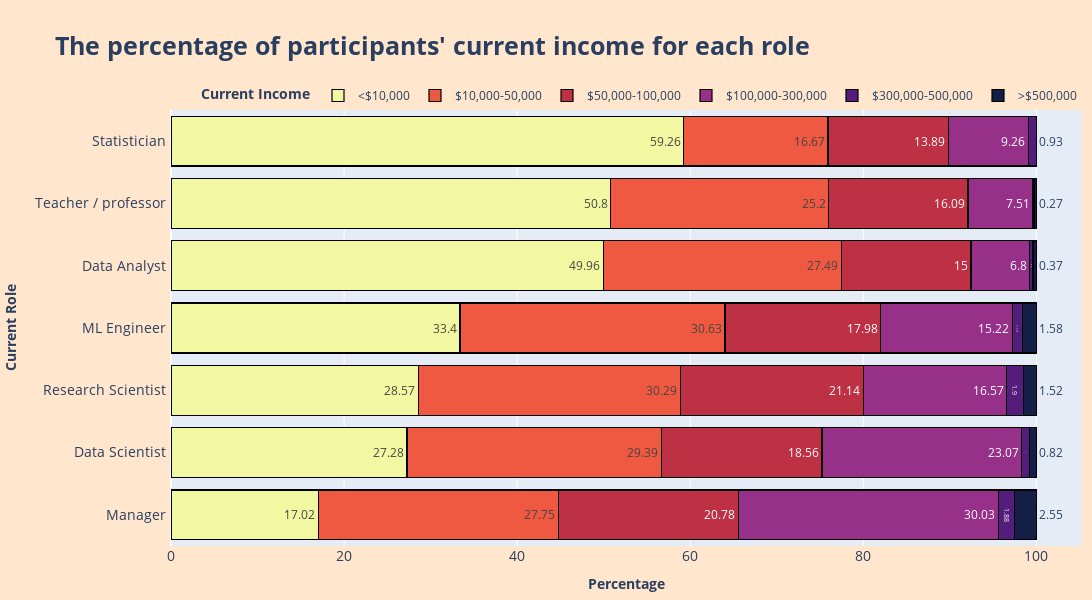

The notebook cell this image was saved under:
### Markdown cell above
Finally, make a visualization for a clearly view of the distribution. In this case, I will use stacked bar chart to show the distribution of income range for each data role.

### Code cell
fig = px.bar(filtered_role_income_df, 
            y = 'Current role', 
            x = 'Percentage',
            color = 'Current income',
            text = 'Percentage',
            labels = {'Current role': '<b>Current Role</b>', 'Current income': '<b>Current Income</b>', 'Percentage': '<b>Percentage</b>'},
            category_orders = {'Current income':  [ '<$10,000', '$10,000-50,000', '$50,000-100,000', '$100,000-300,000','$300,000-500,000', '>$500,000']},
            color_discrete_sequence = ['#F2F7A1', '#F05941', '#BE3144', '#973089', '#541c7b','#141E46'],
            barmode = 'stack',
            )

fig.update_layout(
    title = '<b>The percentage of participants\' current income for each role</b>',
    title_font_size = 25,
    width = 1100,
    height = 600,
    margin = dict(l=10, r=10, t=110, b=20),
    paper_bgcolor = '#ffe6cc',
    xaxis = dict(tickfont=dict(size=14)),
    yaxis = dict(tickfont=dict(size=14), ticksuffix = " "),
)

fig.update_layout(legend=dict(
    orientation="h", yanchor="bottom", y=1, xanchor="right", x = 1
))

fig.update_traces(marker_line_color='black', marker_line_width=1.2, hovertemplate='%{text} (%) of %{y}have the income %{fullData.name}')
fig.show()

### Figure 1 — Plotly figure (JSON) as saved in the notebook; plotly's stock layout.template omitted (floating-point values rounded to 4 significant figures)
{"data": [{"alignmentgroup": "True", "hovertemplate": "%{text} (%) of %{y}have the income %{fullData.name}", "legendgroup": "<$10,000", "marker": {"color": "#F2F7A1", "line": {"color": "black", "width": 1.2}, "pattern": {"shape": ""}}, "name": "<$10,000", "offsetgroup": "<$10,000", "orientation": "h", "showlegend": true, "text": [17.02, 27.28, 28.57, 33.4, 49.96, 50.8, 59.26], "textposition": "auto", "type": "bar", "x": [17.02, 27.28, 28.57, 33.4, 49.96, 50.8, 59.26], "xaxis": "x", "y": ["Manager", "Data Scientist", "Research Scientist", "ML Engineer", "Data Analyst", "Teacher / professor", "Statistician"], "yaxis": "y"}, {"alignmentgroup": "True", "hovertemplate": "%{text} (%) of %{y}have the income %{fullData.name}", "legendgroup": "$10,000-50,000", "marker": {"color": "#F05941", "line": {"color": "black", "width": 1.2}, "pattern": {"shape": ""}}, "name": "$10,000-50,000", "offsetgroup": "$10,000-50,000", "orientation": "h", "showlegend": true, "text": [16.67, 25.2, 27.49, 27.75, 29.39, 30.29, 30.63], "textposition": "auto", "type": "bar", "x": [16.67, 25.2, 27.49, 27.75, 29.39, 30.29, 30.63], "xaxis": "x", "y": ["Statistician", "Teacher / professor", "Data Analyst", "Manager", "Data Scientist", "Research Scientist", "ML Engineer"], "yaxis": "y"}, {"alignmentgroup": "True", "hovertemplate": "%{text} (%) of %{y}have the income %{fullData.name}", "legendgroup": "$50,000-100,000", "marker": {"color": "#BE3144", "line": {"color": "black", "width": 1.2}, "pattern": {"shape": ""}}, "name": "$50,000-100,000", "offsetgroup": "$50,000-100,000", "orientation": "h", "showlegend": true, "text": [13.89, 15, 16.09, 17.98, 18.56, 20.78, 21.14], "textposition": "auto", "type": "bar", "x": [13.89, 15, 16.09, 17.98, 18.56, 20.78, 21.14], "xaxis": "x", "y": ["Statistician", "Data Analyst", "Teacher / professor", "ML Engineer", "Data Scientist", "Manager", "Research Scientist"], "yaxis": "y"}, {"alignmentgroup": "True", "hovertemplate": "%{text} (%) of %{y}have the income %{fullData.name}", "legendgroup": "$100,000-300,000", "marker": {"color": "#973089", "line": {"color": "black", "width": 1.2}, "pattern": {"shape": ""}}, "name": "$100,000-300,000", "offsetgroup": "$100,000-300,000", "orientation": "h", "showlegend": true, "text": [6.8, 7.51, 9.26, 15.22, 16.57, 23.07, 30.03], "textposition": "auto", "type": "bar", "x": [6.8, 7.51, 9.26, 15.22, 16.57, 23.07, 30.03], "xaxis": "x", "y": ["Data Analyst", "Teacher / professor", "Statistician", "ML Engineer", "Research Scientist", "Data Scientist", "Manager"], "yaxis": "y"}, {"alignmentgroup": "True", "hovertemplate": "%{text} (%) of %{y}have the income %{fullData.name}", "legendgroup": "$300,000-500,000", "marker": {"color": "#541c7b", "line": {"color": "black", "width": 1.2}, "pattern": {"shape": ""}}, "name": "$300,000-500,000", "offsetgroup": "$300,000-500,000", "orientation": "h", "showlegend": true, "text": [0.13, 0.37, 0.88, 0.93, 1.19, 1.88, 1.9], "textposition": "auto", "type": "bar", "x": [0.13, 0.37, 0.88, 0.93, 1.19, 1.88, 1.9], "xaxis": "x", "y": ["Teacher / professor", "Data Analyst", "Data Scientist", "Statistician", "ML Engineer", "Manager", "Research Scientist"], "yaxis": "y"}, {"alignmentgroup": "True", "hovertemplate": "%{text} (%) of %{y}have the income %{fullData.name}", "legendgroup": ">$500,000", "marker": {"color": "#141E46", "line": {"color": "black", "width": 1.2}, "pattern": {"shape": ""}}, "name": ">$500,000", "offsetgroup": ">$500,000", "orientation": "h", "showlegend": true, "text": [0.27, 0.37, 0.82, 1.52, 1.58, 2.55], "textposition": "auto", "type": "bar", "x": [0.27, 0.37, 0.82, 1.52, 1.58, 2.55], "xaxis": "x", "y": ["Teacher / professor", "Data Analyst", "Data Scientist", "Research Scientist", "ML Engineer", "Manager"], "yaxis": "y"}], "layout": {"barmode": "stack", "height": 600, "legend": {"orientation": "h", "title": {"text": "<b>Current Income</b>"}, "tracegroupgap": 0, "x": 1, "xanchor": "right", "y": 1, "yanchor": "bottom"}, "margin": {"b": 20, "l": 10, "r": 10, "t": 110}, "paper_bgcolor": "#ffe6cc", "title": {"font": {"size": 25}, "text": "<b>The percentage of participants' current income for each role</b>"}, "width": 1100, "xaxis": {"anchor": "y", "domain": [0, 1], "tickfont": {"size": 14}, "title": {"text": "<b>Percentage</b>"}}, "yaxis": {"anchor": "x", "domain": [0, 1], "tickfont": {"size": 14}, "ticksuffix": " ", "title": {"text": "<b>Current Role</b>"}}}}
